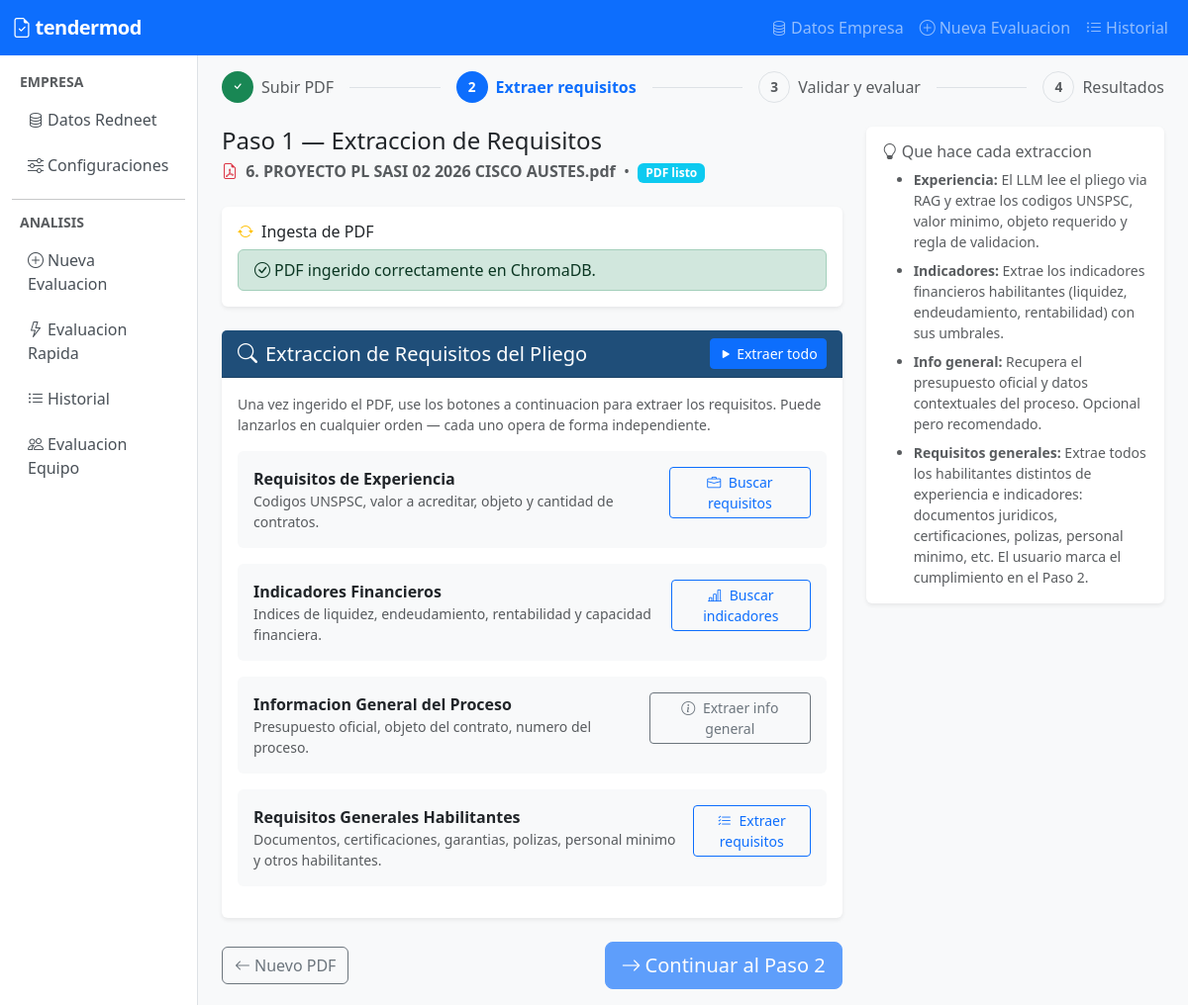
/analysis/66/step1/, run on the app's committed database.
### apps/core/models.py (models this page shows, shortened)
class AnalysisSession(models.Model):
    STATUS_CHOICES = [
        ('created', 'Creado'),
        ('ingesting_pdf', 'Ingiriendo PDF'),
        ('pdf_ready', 'PDF listo'),
        ('extracted', 'Requisitos extraidos'),
        ('evaluating', 'Evaluando'),
        ('completed', 'Completado'),
        ('error', 'Error'),
    ]
    status = models.CharField(max_length=20, choices=STATUS_CHOICES, default='created')
    pdf_filename = models.CharField(max_length=255, blank=True)
    display_name = models.CharField(max_length=255, blank=True, default='')
    experience_requirements_json = models.TextField(blank=True)
    indicators_requirements_json = models.TextField(blank=True)
    general_info_text = models.TextField(blank=True)
    general_requirements_json = models.TextField(blank=True, default='')
    celery_task_id = models.CharField(max_length=255, blank=True)
    ocr_document_path = models.CharField(max_length=500, blank=True, default='')
    created_at = models.DateTimeField(auto_now_add=True)
    updated_at = models.DateTimeField(auto_now=True)
    class Meta:
        ordering = ['-created_at']
    @property
    def status_display_class(self):
        mapping = {
            'created': 'secondary',
            'ingesting_pdf': 'warning',
            'pdf_ready': 'info',
            'extracted': 'primary',
            'evaluating': 'warning',
            'completed': 'success',
            'error': 'danger',
        }
        return mapping.get(self.status, 'secondary')

### apps/analysis/views.py (the view)
# urls.py: path('<int:pk>/step1/', views.analysis_step1, name='step1'),
def analysis_step1(request, pk):
    session = get_object_or_404(AnalysisSession, pk=pk)
    context = {
        'session': session,
        'has_experience': bool(session.experience_requirements_json),
        'has_indicators': bool(session.indicators_requirements_json),
        'has_general_info': bool(session.general_info_text),
        'has_general_requirements': bool(session.general_requirements_json),
    }
    return render(request, 'analysis/step1.html', context)

### templates/analysis/step1.html (shortened to what this page needs)
{% extends "base.html" %}
{% load static %}
{% block content %}
<div class="d-flex align-items-center gap-2 mb-4">
    <span class="step-badge bg-success text-white"><i class="bi bi-check"></i></span>
    <span class="text-muted">Subir PDF</span>
    <div class="flex-grow-1 border-top mx-2"></div>
    <span class="step-badge bg-primary text-white">2</span>
    <span class="fw-semibold text-primary">Extraer requisitos</span>
    <div class="flex-grow-1 border-top mx-2"></div>
    <span class="step-badge bg-light text-muted border">3</span>
    <span class="text-muted">Validar y evaluar</span>
    <div class="flex-grow-1 border-top mx-2"></div>
    <span class="step-badge bg-light text-muted border">4</span>
    <span class="text-muted">Resultados</span>
</div>
<div class="row">
    <div class="col-md-8">
        <div class="d-flex align-items-center gap-3 mb-4">
            <div>
                <h4 class="mb-1">Paso 1 — Extraccion de Requisitos</h4>
                <p class="text-muted mb-0">
                    <i class="bi bi-file-earmark-pdf me-1 text-danger"></i>
                    <strong>{{ session.pdf_filename }}</strong>
                    &nbsp;&bull;&nbsp;
                    <span class="badge bg-{{ session.status_display_class }}">
                        {{ session.get_status_display }}
                    </span>
                </p>
            </div>
        </div>
        <div class="card border-0 shadow-sm mb-4">
            <div class="card-body">
                <h6 class="card-title"><i class="bi bi-arrow-repeat me-2 text-warning"></i>Ingesta de PDF</h6>
                <div id="spinner-ingest">
                    {% if session.status == 'pdf_ready' or session.status == 'extracted' or session.status == 'completed' %}
                        <div class="alert alert-success mb-0 py-2">
                            <i class="bi bi-check-circle me-1"></i>PDF ingerido correctamente en ChromaDB.
                        </div>
                    {% elif session.status == 'error' %}
                        <div class="alert alert-danger mb-0 py-2">
                            <i class="bi bi-x-circle me-1"></i>Error durante la ingesta. Vuelva a subir el PDF.
                        </div>
                    {% else %}
                        <div class="d-flex align-items-center gap-2 text-secondary">
                            <div class="spinner-border spinner-border-sm" role="status"></div>
                            <span>Ingiriendo PDF en ChromaDB...</span>
                        </div>
                    {% endif %}
                </div>
            </div>
        </div>
        <div class="card border-0 shadow-sm mb-4">
            <div class="card-header card-header-tendermod d-flex justify-content-between align-items-center">
                <h5 class="mb-0"><i class="bi bi-search me-2"></i>Extraccion de Requisitos del Pliego</h5>
                <button class="btn btn-primary btn-sm"
                        id="btn-extract-all"
                        onclick="doExtractAll()"
                        {% if session.status == 'ingesting_pdf' or session.status == 'created' %}disabled{% endif %}>
                    <i class="bi bi-play-fill me-1"></i>Extraer todo
                </button>
            </div>
            <div class="card-body">
                <p class="text-muted small mb-3">
                    Una vez ingerido el PDF, use los botones a continuacion para extraer los requisitos.
                    Puede lanzarlos en cualquier orden — cada uno opera de forma independiente.
                </p>
                <div class="d-flex align-items-start gap-3 mb-3 p-3 bg-light rounded">
                    <div class="flex-grow-1">
                        <strong>Requisitos de Experiencia</strong>
                        <p class="text-muted small mb-0">
                            Codigos UNSPSC, valor a acreditar, objeto y cantidad de contratos.
                        </p>
                    </div>
                    <div>
                        <button class="btn btn-outline-primary btn-sm"
                                id="btn-extract-experience"
                                onclick="doExtractExperience()"
                                {% if session.status == 'ingesting_pdf' or session.status == 'created' %}disabled{% endif %}>
                            <i class="bi bi-briefcase me-1"></i>
                            {% if has_experience %}Re-extraer{% else %}Buscar requisitos{% endif %}
                        </button>
                    </div>
                </div>
                <div class="d-flex align-items-start gap-3 mb-3 p-3 bg-light rounded">
                    <div class="flex-grow-1">
                        <strong>Indicadores Financieros</strong>
                        <p class="text-muted small mb-0">
                            Indices de liquidez, endeudamiento, rentabilidad y capacidad financiera.
                        </p>
                    </div>
                    <div>
                        <button class="btn btn-outline-primary btn-sm"
                                id="btn-extract-indicators"
                                onclick="doExtractIndicators()"
                                {% if session.status == 'ingesting_pdf' or session.status == 'created' %}disabled{% endif %}>
                            <i class="bi bi-bar-chart-line me-1"></i>
                            {% if has_indicators %}Re-extraer{% else %}Buscar indicadores{% endif %}
                        </button>
                    </div>
                </div>
                <div class="d-flex align-items-start gap-3 mb-3 p-3 bg-light rounded">
                    <div class="flex-grow-1">
                        <strong>Informacion General del Proceso</strong>
                        <p class="text-muted small mb-0">
                            Presupuesto oficial, objeto del contrato, numero del proceso.
                        </p>
                    </div>
                    <div>
                        <button class="btn btn-outline-secondary btn-sm"
                                id="btn-extract-info"
                                onclick="doExtractGeneralInfo()"
                                {% if session.status == 'ingesting_pdf' or session.status == 'created' %}disabled{% endif %}>
                            <i class="bi bi-info-circle me-1"></i>
                            {% if has_general_info %}Re-extraer{% else %}Extraer info general{% endif %}
                        </button>
                    </div>
                </div>
                <div class="d-flex align-items-start gap-3 mb-3 p-3 bg-light rounded">
                    <div class="flex-grow-1">
                        <strong>Requisitos Generales Habilitantes</strong>
                        <p class="text-muted small mb-0">
                            Documentos, certificaciones, garantias, polizas, personal minimo y otros habilitantes.
                        </p>
                    </div>
                    <div>
                        <button class="btn btn-outline-primary btn-sm"
                                id="btn-extract-general-req"
                                onclick="doExtractGeneralRequirements()"
                                {% if session.status == 'ingesting_pdf' or session.status == 'created' %}disabled{% endif %}>
                            <i class="bi bi-list-check me-1"></i>
                            {% if has_general_requirements %}Re-extraer{% else %}Extraer requisitos{% endif %}
                        </button>
                    </div>
                </div>
            </div>
        </div>
        <div class="d-flex justify-content-between align-items-center">
            <div class="d-flex gap-2 align-items-center" id="ocr-btn-container">
                <a href="{% url 'analysis:new' %}" class="btn btn-outline-secondary">
                    <i class="bi bi-arrow-left me-1"></i>Nuevo PDF
                </a>
            </div>
            <a href="{% url 'analysis:step2' pk=session.pk %}"
               class="btn btn-primary btn-lg {% if not has_experience and not has_indicators %}disabled{% endif %}"
               id="btn-continue">
                <i class="bi bi-arrow-right me-1"></i>Continuar al Paso 2
            </a>
        </div>
    </div>
    <div class="col-md-4">
        <div class="card border-0 shadow-sm">
            <div class="card-body">
                <h6 class="card-title text-muted">
                    <i class="bi bi-lightbulb me-1"></i>Que hace cada extraccion
                </h6>
                <ul class="small text-muted mb-0">
                    <li class="mb-2">
                        <strong>Experiencia:</strong> El LLM lee el pliego via RAG y extrae
                        los codigos UNSPSC, valor minimo, objeto requerido y regla de validacion.
                    </li>
                    <li class="mb-2">
                        <strong>Indicadores:</strong> Extrae los indicadores financieros habilitantes
                        (liquidez, endeudamiento, rentabilidad) con sus umbrales.
                    </li>
                    <li class="mb-2">
                        <strong>Info general:</strong> Recupera el presupuesto oficial y datos
                        contextuales del proceso. Opcional pero recomendado.
                    </li>
                    <li>
                        <strong>Requisitos generales:</strong> Extrae todos los habilitantes
                        distintos de experiencia e indicadores: documentos juridicos, certificaciones,
                        polizas, personal minimo, etc. El usuario marca el cumplimiento en el Paso 2.
                    </li>
                </ul>
            </div>
        </div>
    </div>
</div>
{% endblock %}

### templates/base.html (style rules this page uses)
body { background-color: #f8f9fa; }
.step-badge { width: 2rem; height: 2rem; border-radius: 50%; display: inline-flex; align-items: center; justify-content: center; font-weight: 700; font-size: 0.85rem; }
.card-header-tendermod { background-color: #1F4E79; color: white; }

### data on the page
AnalysisSession: pdf_filename "6. PROYECTO PL SASI 02 2026 CISCO AUSTES.pdf", status "PDF listo"
